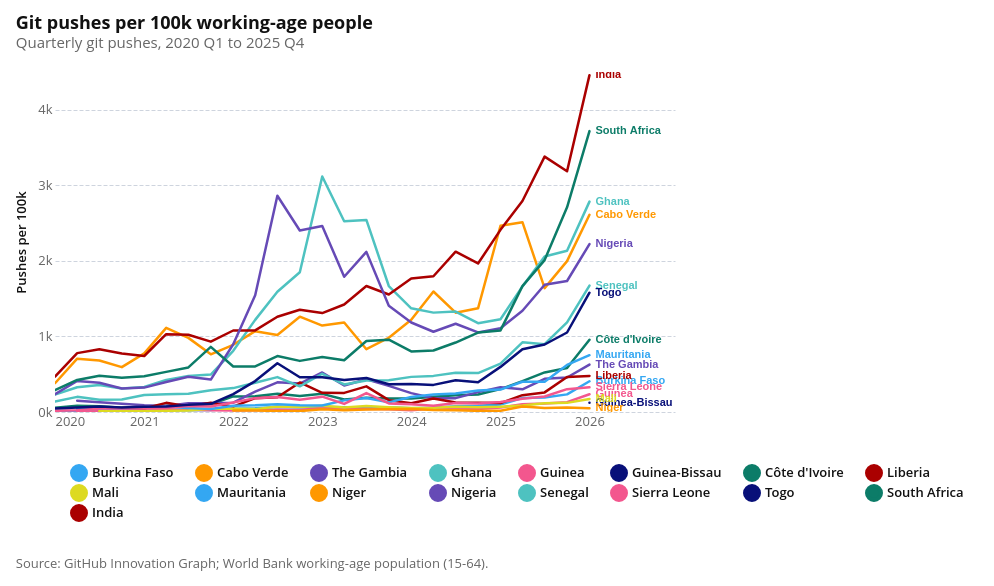

Source (notebook cell):
### Code cell
git_pushes_chart = make_trend_chart(
    git_pushes,
    raw_col="git_pushes",
    value_col="git_pushes_per_100k",
    title="Git pushes per 100k working-age people",
    subtitle="Quarterly git pushes, 2020 Q1 to 2025 Q4",
    y_axis_title="Pushes per 100k",
)

attaviz.add_caption(git_pushes_chart, POPULATION_NOTE)

### Figure 1 — Vega specification as saved in the notebook (floating-point values rounded to 4 significant figures; data arrays with more than 128 entries replaced by an {"elided": "..."} marker saying what was removed)
{"$schema": "https://vega.github.io/schema/vega/v6.json", "data": [{"name": "param_e75d3278c18764fb_store"}, {"name": "param_db82be42624d4632_store"}, {"name": "source_0"}, {"name": "data_0", "values": {"elided": "381 records"}, "transform": [{"type": "formula", "expr": "toDate(datum['quarter_start'])", "as": "quarter_start"}]}, {"name": "data_1", "values": [{"country_name": "Burkina Faso", "git_pushes_per_100k": 406.7, "quarter_start": "2026-01-01T00:00:00.000"}, {"country_name": "Côte d'Ivoire", "git_pushes_per_100k": 955.1, "quarter_start": "2026-01-01T00:00:00.000"}, {"country_name": "Cabo Verde", "git_pushes_per_100k": 2610.0, "quarter_start": "2026-01-01T00:00:00.000"}, {"country_name": "Ghana", "git_pushes_per_100k": 2785.0, "quarter_start": "2026-01-01T00:00:00.000"}, {"country_name": "The Gambia", "git_pushes_per_100k": 626.4, "quarter_start": "2026-01-01T00:00:00.000"}, {"country_name": "Guinea", "git_pushes_per_100k": 234.4, "quarter_start": "2026-01-01T00:00:00.000"}, {"country_name": "Guinea-Bissau", "git_pushes_per_100k": 121.1, "quarter_start": "2026-01-01T00:00:00.000"}, {"country_name": "India", "git_pushes_per_100k": 4458.0, "quarter_start": "2026-01-01T00:00:00.000"}, {"country_name": "Liberia", "git_pushes_per_100k": 477.4, "quarter_start": "2026-01-01T00:00:00.000"}, {"country_name": "Mali", "git_pushes_per_100k": 172.9, "quarter_start": "2026-01-01T00:00:00.000"}, {"country_name": "Mauritania", "git_pushes_per_100k": 752.0, "quarter_start": "2026-01-01T00:00:00.000"}, {"country_name": "Niger", "git_pushes_per_100k": 49.27, "quarter_start": "2026-01-01T00:00:00.000"}, {"country_name": "Nigeria", "git_pushes_per_100k": 2222.0, "quarter_start": "2026-01-01T00:00:00.000"}, {"country_name": "South Africa", "git_pushes_per_100k": 3718.0, "quarter_start": "2026-01-01T00:00:00.000"}, {"country_name": "Sierra Leone", "git_pushes_per_100k": 326.3, "quarter_start": "2026-01-01T00:00:00.000"}, {"country_name": "Senegal", "git_pushes_per_100k": 1673.0, "quarter_start": "2026-01-01T00:00:00.000"}, {"country_name": "Togo", "git_pushes_per_100k": 1579.0, "quarter_start": "2026-01-01T00:00:00.000"}], "transform": [{"type": "formula", "expr": "toDate(datum['quarter_start'])", "as": "quarter_start"}]}], "signals": [{"name": "childHeight", "value": 340}, {"name": "unit", "value": {}, "on": [{"events": "pointermove", "update": "isTuple(group()) ? group() : unit"}]}, {"name": "param_e75d3278c18764fb_country_name_legend", "value": null, "on": [{"events": [{"source": "view", "markname": "country_name_legend_symbols", "type": "click"}, {"source": "view", "markname": "country_name_legend_labels", "type": "click"}, {"source": "view", "markname": "country_name_legend_entries", "type": "click"}], "update": "isDefined(datum.value) ? datum.value : item().items[0].items[0].datum.value", "force": true}, {"events": [{"source": "view", "type": "click"}], "update": "!event.item || !datum ? null : param_e75d3278c18764fb_country_name_legend", "force": true}]}, {"name": "param_e75d3278c18764fb", "update": "vlSelectionResolve(\"param_e75d3278c18764fb_store\", \"union\", true, true)"}, {"name": "param_db82be42624d4632", "update": "{\"quarter_start\": param_db82be42624d4632_quarter_start}"}, {"name": "param_db82be42624d4632_quarter_start"}], "marks": [{"type": "group", "name": "concat_0_group", "encode": {"update": {"height": {"signal": "childHeight"}, "width": {"signal": "width"}}}, "signals": [{"name": "param_e75d3278c18764fb_tuple", "update": "param_e75d3278c18764fb_country_name_legend !== null ? {fields: param_e75d3278c18764fb_tuple_fields, values: [param_e75d3278c18764fb_country_name_legend]} : null"}, {"name": "param_e75d3278c18764fb_tuple_fields", "value": [{"type": "E", "field": "country_name"}]}, {"name": "param_e75d3278c18764fb_toggle", "value": false, "on": [{"events": {"merge": [{"source": "view", "type": "click"}]}, "update": "event.shiftKey"}]}, {"name": "param_e75d3278c18764fb_modify", "on": [{"events": {"signal": "param_e75d3278c18764fb_tuple"}, "update": "modify(\"param_e75d3278c18764fb_store\", param_e75d3278c18764fb_toggle ? null : param_e75d3278c18764fb_tuple, param_e75d3278c18764fb_toggle ? null : true, param_e75d3278c18764fb_toggle ? param_e75d3278c18764fb_tuple : null)"}]}, {"name": "param_db82be42624d4632_quarter_start", "on": [{"events": [{"source": "view", "type": "dblclick"}], "update": "null"}, {"events": {"signal": "param_db82be42624d4632_translate_delta"}, "update": "panLinear(param_db82be42624d4632_translate_anchor.extent_x, -param_db82be42624d4632_translate_delta.x / width)"}, {"events": {"signal": "param_db82be42624d4632_zoom_delta"}, "update": "zoomLinear(domain(\"concat_0_x\"), param_db82be42624d4632_zoom_anchor.x, param_db82be42624d4632_zoom_delta)"}], "push": "outer"}, {"name": "param_db82be42624d4632_tuple", "on": [{"events": [{"signal": "param_db82be42624d4632_quarter_start"}], "update": "param_db82be42624d4632_quarter_start ? {unit: \"view_c79f7f31205a047a_0\", fields: param_db82be42624d4632_tuple_fields, values: [param_db82be42624d4632_quarter_start]} : null"}]}, {"name": "param_db82be42624d4632_tuple_fields", "value": [{"field": "quarter_start", "channel": "x", "type": "R"}]}, {"name": "param_db82be42624d4632_translate_anchor", "value": {}, "on": [{"events": [{"source": "scope", "type": "pointerdown"}], "update": "{x: x(unit), y: y(unit), extent_x: domain(\"concat_0_x\")}"}]}, {"name": "param_db82be42624d4632_translate_delta", "value": {}, "on": [{"events": [{"source": "window", "between": [{"source": "scope", "type": "pointerdown"}, {"source": "window", "type": "pointerup"}], "type": "pointermove", "consume": true}], "update": "{x: param_db82be42624d4632_translate_anchor.x - x(unit), y: param_db82be42624d4632_translate_anchor.y - y(unit)}"}]}, {"name": "param_db82be42624d4632_zoom_anchor", "on": [{"events": [{"source": "scope", "type": "wheel", "consume": true}], "update": "{x: invert(\"concat_0_x\", x(unit)), y: invert(\"concat_0_y\", y(unit))}"}]}, {"name": "param_db82be42624d4632_zoom_delta", "on": [{"events": [{"source": "scope", "consume": true, "type": "wheel"}], "update": "pow(1.001, event.deltaY * pow(16, event.deltaMode))", "force": true}]}, {"name": "param_db82be42624d4632_modify", "on": [{"events": {"signal": "param_db82be42624d4632_tuple"}, "update": "modify(\"param_db82be42624d4632_store\", param_db82be42624d4632_tuple, true)"}]}], "marks": [{"type": "group", "name": "view_c79f7f31205a047a_0_pathgroup", "from": {"facet": {"data": "data_0", "name": "faceted_path_view_c79f7f31205a047a_0_main", "groupby": ["country_name"]}}, "encode": {"update": {"width": {"field": {"signal": null, "datum": null, "group": "width", "parent": null}}, "height": {"field": {"signal": null, "datum": null, "group": "height", "parent": null}}}}, "marks": [{"type": "line", "name": "view_c79f7f31205a047a_0_marks", "from": {"data": "faceted_path_view_c79f7f31205a047a_0_main"}, "sort": {"field": "x"}, "encode": {"update": {"defined": {"signal": "isValid(datum[\"quarter_start\"]) && isFinite(+datum[\"quarter_start\"]) && isValid(datum[\"git_pushes_per_100k\"]) && isFinite(+datum[\"git_pushes_per_100k\"])"}, "tooltip": {"signal": "{\"Country\": isValid(datum[\"country_name\"]) ? isArray(datum[\"country_name\"]) ? join(datum[\"country_name\"], '\\n') : datum[\"country_name\"] : \"\"+datum[\"country_name\"], \"Year\": isValid(datum[\"year\"]) ? isArray(datum[\"year\"]) ? join(datum[\"year\"], '\\n') : datum[\"year\"] : \"\"+datum[\"year\"], \"Quarter\": isValid(datum[\"quarter\"]) ? isArray(datum[\"quarter\"]) ? join(datum[\"quarter\"], '\\n') : datum[\"quarter\"] : \"\"+datum[\"quarter\"], \"Pushes per 100k\": format(datum[\"git_pushes_per_100k\"], \",.0f\"), \"Git Pushes\": format(datum[\"git_pushes\"], \",\"), \"Working-age population\": format(datum[\"working_age_population\"], \",.0f\")}"}, "x": {"field": "quarter_start", "scale": "concat_0_x"}, "strokeWidth": {"value": 2.5}, "stroke": {"field": "country_name", "scale": "color"}, "opacity": [{"value": 1, "test": "!length(data(\"param_e75d3278c18764fb_store\")) || vlSelectionTest(\"param_e75d3278c18764fb_store\", datum)"}, {"value": 0.15}], "y": {"field": "git_pushes_per_100k", "scale": "concat_0_y"}}}, "interactive": true, "style": ["line"], "clip": true}]}, {"type": "text", "name": "concat_0_layer_1_marks", "from": {"data": "data_1"}, "encode": {"update": {"opacity": [{"value": 1, "test": "!length(data(\"param_e75d3278c18764fb_store\")) || vlSelectionTest(\"param_e75d3278c18764fb_store\", datum)"}, {"value": 0.15}], "align": {"value": "left"}, "fill": {"field": "country_name", "scale": "color"}, "dx": {"value": 6}, "y": {"field": "git_pushes_per_100k", "scale": "concat_0_y"}, "x": {"field": "quarter_start", "scale": "concat_0_x"}, "baseline": {"value": "middle"}, "tooltip": {"signal": "{\"quarter_start\": timeFormat(datum[\"quarter_start\"], \"%b %d, %Y\"), \"Pushes per 100k\": format(datum[\"git_pushes_per_100k\"], \"~s\"), \"country_name\": isValid(datum[\"country_name\"]) ? isArray(datum[\"country_name\"]) ? join(datum[\"country_name\"], '\\n') : datum[\"country_name\"] : \"\"+datum[\"country_name\"]}"}, "fontWeight": {"value": "bold"}, "text": {"signal": "isValid(datum[\"country_name\"]) ? datum[\"country_name\"] : \"\"+datum[\"country_name\"]"}}}, "interactive": false, "clip": true, "style": ["text"]}], "axes": [{"scale": "concat_0_y", "aria": false, "zindex": 0, "ticks": false, "domain": false, "tickCount": 5, "grid": true, "orient": "left", "maxExtent": 0, "minExtent": 0, "gridScale": "concat_0_x", "labels": false}, {"scale": "concat_0_x", "labelFlush": true, "labelOverlap": true, "tickCount": 5, "zindex": 0, "labelBaseline": "top", "orient": "bottom", "grid": false}, {"scale": "concat_0_y", "zindex": 0, "labelOverlap": true, "orient": "left", "tickCount": 5, "title": "Pushes per 100k", "format": "~s", "grid": false}], "title": {"text": "Git pushes per 100k working-age people", "subtitle": "Quarterly git pushes, 2020 Q1 to 2025 Q4", "anchor": "start", "offset": 21}, "style": "cell"}], "scales": [{"name": "color", "type": "ordinal", "domain": ["Burkina Faso", "Cabo Verde", "The Gambia", "Ghana", "Guinea", "Guinea-Bissau", "Côte d'Ivoire", "Liberia", "Mali", "Mauritania", "Niger", "Nigeria", "Senegal", "Sierra Leone", "Togo", "South Africa", "India"], "range": ["#34A7F2", "#FF9800", "#664AB6", "#4EC2C0", "#F3578E", "#081079", "#0C7C68", "#AA0000", "#DDDA21"]}, {"name": "concat_0_x", "type": "time", "domain": {"fields": [{"signal": "{data: datetime(\"2020-01-01T00:00:00\")}"}, {"signal": "{data: datetime(\"2026-12-17T17:16:48\")}"}]}, "range": [0, {"signal": "width"}], "domainRaw": {"signal": "param_db82be42624d4632[\"quarter_start\"]"}}, {"name": "concat_0_y", "type": "linear", "domain": {"fields": [{"data": "data_0", "field": "git_pushes_per_100k"}, {"data": "data_1", "field": "git_pushes_per_100k"}]}, "range": [{"signal": "childHeight"}, 0], "nice": true, "zero": true}], "title": {"text": "Source: GitHub Innovation Graph; World Bank working-age population (15-64).", "offset": 21, "fontWeight": 400, "lineHeight": 20, "font": "Open Sans, sans-serif", "orient": "bottom", "fontSize": 13, "anchor": "start", "color": "#666666"}, "layout": {"padding": 18, "columns": 1, "bounds": "full", "align": "each"}, "padding": 15, "config": {"range": {"category": ["#34A7F2", "#FF9800", "#664AB6", "#4EC2C0", "#F3578E", "#081079", "#0C7C68", "#AA0000", "#DDDA21"], "diverging": ["#920000", "#BD6126", "#E3A763", "#EFEFEF", "#80BDE7", "#3587C3", "#025288"], "heatmap": ["#E3F6FD", "#75CCEC", "#089BD4", "#0169A1", "#023B6F"], "ordinal": ["#E3F6FD", "#75CCEC", "#089BD4", "#0169A1", "#023B6F"], "ramp": ["#E3F6FD", "#75CCEC", "#089BD4", "#0169A1", "#023B6F"]}, "mark": {"tooltip": true}, "axis": {"domain": false, "grid": true, "gridColor": "#CED4DE", "gridDash": [4, 2], "gridWidth": 1, "labelFont": "Open Sans, sans-serif", "labelFontSize": 13, "labelFontWeight": 400, "labelColor": "#666666", "labelPadding": 3, "tickColor": "#CED4DE", "tickSize": 5, "tickCount": 5, "titleFont": "Open Sans, sans-serif", "titleFontSize": 13, "titleFontWeight": 600, "titleColor": "#111111", "titlePadding": 9}, "axisBand": {"labelPadding": 6, "tickSize": 0}, "axisX": {"grid": false, "tickSize": 0, "labelAngle": 0}, "axisY": {"domain": false, "ticks": false, "gridColor": "#CED4DE", "gridDash": [4, 2], "gridWidth": 1}, "legend": {"labelFont": "Open Sans, sans-serif", "labelFontSize": 13, "labelFontWeight": 600, "labelColor": "#111111", "titleFont": "Open Sans, sans-serif", "titleFontSize": 13, "titleFontWeight": 600, "titleColor": "#111111", "titlePadding": 3, "symbolSize": 196, "symbolStrokeWidth": 0, "padding": 15, "offset": 21, "columnPadding": 21, "orient": "bottom", "labelLimit": 200, "titleLimit": 200}, "style": {"cell": {"stroke": null}, "arc": {"stroke": "white", "strokeWidth": 1}, "area": {"opacity": 0.7}, "bar": {"cornerRadiusEnd": 0}, "line": {"strokeWidth": 4, "strokeCap": "round", "strokeJoin": "round"}, "point": {"size": 60, "stroke": "white", "strokeWidth": 1}, "rect": {"stroke": "#8A969F", "strokeWidth": 0.5}, "circle": {"stroke": "white", "strokeWidth": 1}, "square": {"stroke": "white", "strokeWidth": 1}, "geoshape": {"stroke": "#666666", "strokeWidth": 0.3, "strokeJoin": "round", "strokeCap": "round"}, "group-title": {"font": "Open Sans, sans-serif", "fontSize": 18, "fontWeight": 700, "lineHeight": 22, "fill": "#111111"}}, "title": {"subtitleColor": "#666666", "subtitleFont": "Open Sans, sans-serif", "subtitleFontSize": 15, "subtitleFontWeight": 400, "subtitleLineHeight": 18, "subtitlePadding": 3}}, "width": 620, "legends": [{"columns": 8, "orient": "bottom", "stroke": "color", "direction": "horizontal", "symbolType": "circle", "encode": {"labels": {"name": "country_name_legend_labels", "interactive": true, "update": {"opacity": [{"test": "(!length(data(\"param_e75d3278c18764fb_store\")) || (param_e75d3278c18764fb[\"country_name\"] && indexof(param_e75d3278c18764fb[\"country_name\"], datum.value) >= 0))", "value": 1}, {"value": 0.35}], "cursor": {"value": "pointer"}}}, "symbols": {"name": "country_name_legend_symbols", "interactive": true, "update": {"strokeWidth": {"value": 4}, "strokeJoin": {"value": "round"}, "opacity": [{"test": "(!length(data(\"param_e75d3278c18764fb_store\")) || (param_e75d3278c18764fb[\"country_name\"] && indexof(param_e75d3278c18764fb[\"country_name\"], datum.value) >= 0))", "value": 1}, {"value": 0.35}], "cursor": {"value": "pointer"}}}, "entries": {"name": "country_name_legend_entries", "interactive": true, "update": {"fill": {"value": "transparent"}, "cursor": {"value": "pointer"}}}}, "fill": "color"}], "background": "white"}
